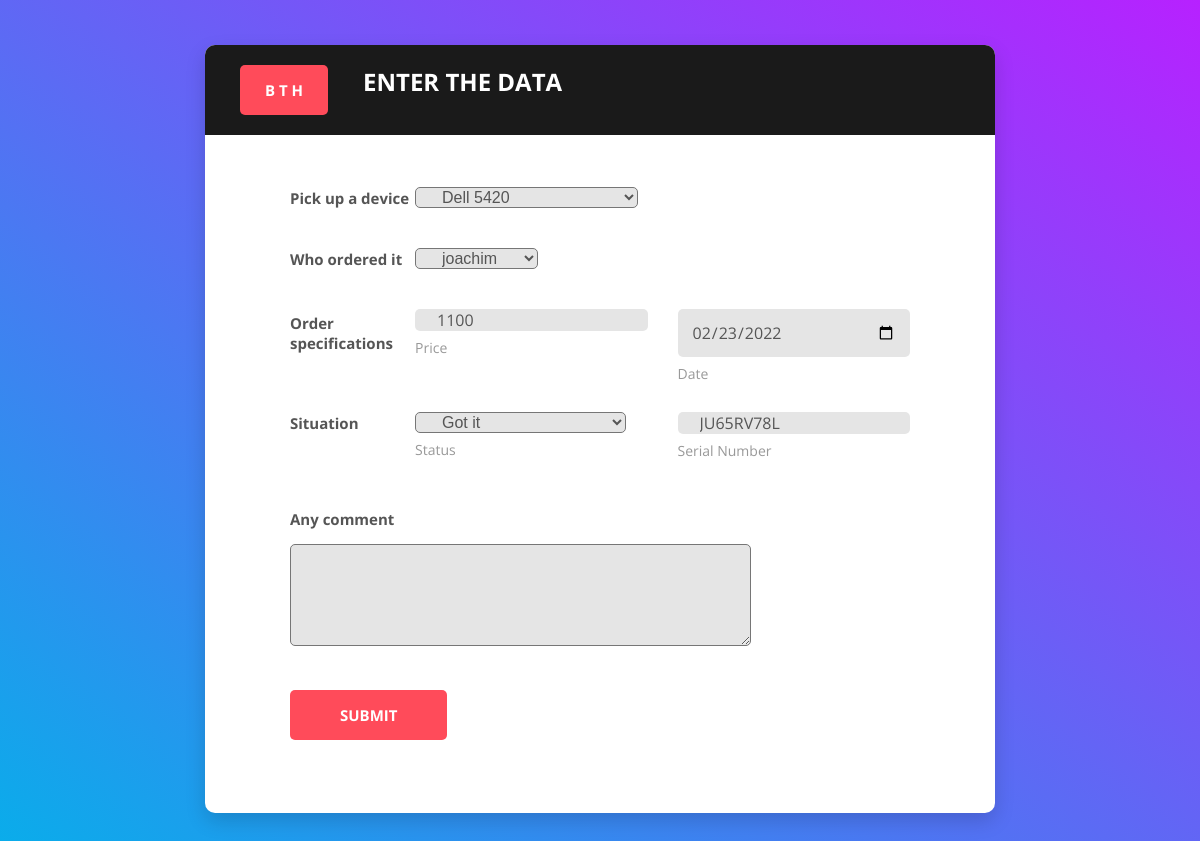
The app's page /step/edit/2/ (signed in) with its own data.
### step/models.py (models this page shows, shortened)
class Warehouse(models.Model):
    device = models.ForeignKey(to=Pc, on_delete=models.PROTECT)
    orderer = models.ForeignKey(to=User, on_delete=models.PROTECT)
    price = models.IntegerField()
    orderDate = models.DateField()
    next_step = (
        (1,'Not delivered'),(2,'Got it'),(3,'Idle'),(4,'Wait for the upgrade'),(5,'Wait for repairs'),(6,'Other'),
    )
    status = models.IntegerField(choices=next_step, default=1)
    serialNumber = models.CharField(max_length=50, default='Please change it after delivery')
    comment = models.TextField(blank=True)

### step/views.py (the view)
# urls.py: path('edit/<int:warehouse_id>/', views.warehouseEditView),
@login_required
def warehouseEditView(request, warehouse_id):
    input = Warehouse.objects.get(pk = warehouse_id)
    if request.method == "POST":
        warehouseEd = WarehouseForm(request.POST, request.FILES, instance=input)
        if warehouseEd.is_valid():
            warehouseEd.save()
            return HttpResponseRedirect(reverse(warehouseView))
    else:
        warehouseEd = WarehouseForm(instance=input)
    context = {
        'form' : warehouseEd,
    }
    return render(request, 'step/edit/warehouse_edit.html', context)

### step/forms.py
class WarehouseForm(forms.ModelForm):
    class Meta:
        model = Warehouse
        fields = "__all__"
        widgets = {
            'orderDate': DateInput(),
        }

### device/models.py (called while the page is built)
    def __str__(self):
        return self.nickName

### step/templates/step/edit/warehouse_edit.html (shortened to what this page needs)
{% extends "account/index_register.html" %}
{% load widget_tweaks %}
{% block body %}
<div class="card-body">
    <form action="" method="POST">
        <div class="form-row">
            <div class="name">Pick up a device</div>
            <div class="value">
                <div class="input-group">
                    {{ form.device|add_class:"input--style-5" }}
                </div>
            </div>
        </div>
        <div class="form-row">
            <div class="name">Who ordered it</div>
            <div class="value">
                <div class="input-group">
                    {{ form.orderer|add_class:"input--style-5" }}
                </div>
            </div>
        </div>
        <div class="form-row m-b-55">
            <div class="name">Order specifications</div>
            <div class="value">
                <div class="row row-space">
                    <div class="col-2">
                        <div class="input-group-desc">
                            {{ form.price|add_class:"input--style-5" }}
                            <label class="label--desc">Price</label>
                        </div>
                    </div>
                    <div class="col-2">
                        <div class="input-group-desc">
                            {{ form.orderDate|add_class:"input--style-5" }}
                            <label class="label--desc">Date</label>
                        </div>
                    </div>
                </div>
            </div>
        </div>
        <div class="form-row m-b-55">
            <div class="name">Situation</div>
            <div class="value">
                <div class="row row-space">
                    <div class="col-2">
                        <div class="input-group-desc">
                            {{ form.status|add_class:"input--style-5" }}
                            <label class="label--desc">Status</label>
                        </div>
                    </div>
                    <div class="col-2">
                        <div class="input-group-desc">
                            {{ form.serialNumber|add_class:"input--style-5" }}
                            <label class="label--desc">Serial Number</label>
                        </div>
                    </div>
                </div>
            </div>
        </div>
        <div class="form-row p-t-20">
            <label class="label label--block">Any comment</label>
            <div class="p-t-15" style="border-top-width: 2px;">
                {{ form.comment|add_class:"input--style-5" }}
            </div>
        </div>
        <div>
            <button class="btn btn--radius-2 btn--red" type="submit">Submit</button>
        </div>
    </form>
</div>
{% endblock %}

### account/static/account/css/main.css (style rules this page uses)
.row { display: -webkit-box; display: -webkit-flex; display: -moz-box; display: -ms-flexbox; display: flex; -webkit-flex-wrap: wrap; -ms-flex-wrap: wrap; flex-wrap: wrap; }
.row .col-2:last-child .input-group-desc { margin-bottom: 0; }
.row-space { -webkit-box-pack: justify; -webkit-justify-content: space-between; -moz-box-pack: justify; -ms-flex-pack: justify; justify-content: space-between; }
.col-2 { width: -webkit-calc((100% - 30px) / 2); width: -moz-calc((100% - 30px) / 2); width: calc((100% - 30px) / 2); }
.form-row { display: -webkit-box; display: -webkit-flex; display: -moz-box; display: -ms-flexbox; display: flex; -webkit-flex-wrap: wrap; -ms-flex-wrap: wrap; flex-wrap: wrap; -webkit-box-align: center; -webkit-align-items: center; -moz-box-align: center; -ms-flex-align: center; align-items: center; margin-bottom: 40px; }
.form-row .name { width: 125px; color: #555; font-size: 15px; font-weight: 700; }
.form-row .value { width: -webkit-calc(100% - 125px); width: -moz-calc(100% - 125px); width: calc(100% - 125px); }
html { -webkit-box-sizing: border-box; -moz-box-sizing: border-box; box-sizing: border-box; }
* { padding: 0; margin: 0; }
*, *:before, *:after { -webkit-box-sizing: inherit; -moz-box-sizing: inherit; box-sizing: inherit; }
body, h1, h2, h3, h4, h5, h6, blockquote, p, pre, dl, dd, ol, ul, figure, hr, fieldset, legend { margin: 0; padding: 0; }
button { outline: none; background: none; border: none; }
body { font-family: "Open Sans", "Arial", "Helvetica Neue", sans-serif; font-weight: 400; font-size: 14px; }
.p-t-20 { padding-top: 20px; }
.p-t-15 { padding-top: 15px; }
.m-b-55 { margin-bottom: 55px; }
.btn { display: inline-block; line-height: 50px; padding: 0 50px; -webkit-transition: all 0.4s ease; -o-transition: all 0.4s ease; -moz-transition: all 0.4s ease; transition: all 0.4s ease; cursor: pointer; font-size: 15px; text-transform: uppercase; font-weight: 700; color: #fff; font-family: inherit; }
.btn--radius-2 { -webkit-border-radius: 5px; -moz-border-radius: 5px; border-radius: 5px; }
.btn--red { background: #ff4b5a; }
input[type="date" i] { padding: 14px; }
input { outline: none; margin: 0; border: none; -webkit-box-shadow: none; -moz-box-shadow: none; box-shadow: none; width: 100%; font-size: 14px; font-family: inherit; }
.input--style-5 { background: #e5e5e5; line-height: 10px; -webkit-border-radius: 5px; -moz-border-radius: 5px; border-radius: 5px; padding: 0 22px; font-size: 16px; color: #555; }
.input-group-desc { position: relative; }
.input-group { position: relative; margin: 0; }
.label { color: #555; font-size: 15px; font-weight: 700; }
.label--block { width: 100%; }
.label--desc { position: absolute; text-transform: capitalize; display: block; color: #999; font-size: 14px; margin: 0; margin-top: 7px; left: 0; }
.card-5 .card-body { padding: 52px 85px; padding-bottom: 73px; }

### records on screen
Warehouse: device "Dell 5420", orderer "joachim", price "1100", orderDate "02/23/2022", status "Got it", serialNumber "JU65RV78L"
